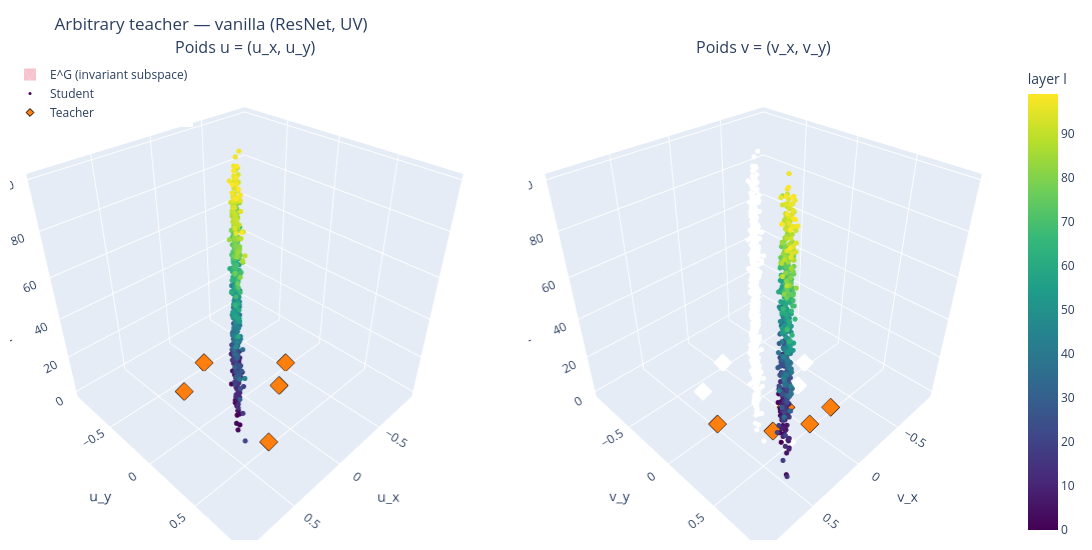

The code cell stored with this chart in its notebook:
### Code cell
fig = plot_uv_equivariance_resnet(h_vanilla_arb["particles"][-1], teacher_arb2, title="Arbitrary teacher — vanilla (ResNet, UV)")

### Figure 1 — Plotly figure (JSON) as saved in the notebook; plotly's stock layout.template omitted (floating-point values rounded to 4 significant figures; data arrays with more than 128 entries replaced by an {"elided": "..."} marker saying what was removed)
{"data": [{"color": "crimson", "hoverinfo": "name", "i": [0, 0], "j": [1, 2], "k": [2, 3], "name": "E^G (invariant subspace)", "opacity": 0.25, "scene": "scene", "showlegend": true, "type": "mesh3d", "x": [-0.7016, 0.7016, 0.7016, -0.7016], "y": [-0.7016, 0.7016, 0.7016, -0.7016], "z": [0, 0, 99, 99]}, {"marker": {"cmax": 99, "cmin": 0, "color": {"elided": "500 int values"}, "colorscale": [[0, "#440154"], [0.1111, "#482878"], [0.2222, "#3e4989"], [0.3333, "#31688e"], [0.4444, "#26828e"], [0.5556, "#1f9e89"], [0.6667, "#35b779"], [0.7778, "#6ece58"], [0.8889, "#b5de2b"], [1, "#fde725"]], "showscale": false, "size": 3}, "mode": "markers", "name": "Student", "scene": "scene", "showlegend": true, "type": "scatter3d", "x": {"elided": "500 float values"}, "y": {"elided": "500 float values"}, "z": {"elided": "500 int values"}}, {"marker": {"color": "#ff7f0e", "line": {"color": "black", "width": 1}, "size": 6, "symbol": "diamond"}, "mode": "markers", "name": "Teacher", "scene": "scene", "showlegend": true, "type": "scatter3d", "x": [-0.5, 0.25, -0.25, 0.0, 0.35], "y": [0.0, 0.5, 0.15, -0.5, -0.35], "z": [0, 0, 0, 0, 0]}, {"color": "crimson", "hoverinfo": "name", "i": [0, 0], "j": [1, 2], "k": [2, 3], "name": "E^G (invariant subspace)", "opacity": 0.25, "scene": "scene2", "showlegend": false, "type": "mesh3d", "x": [-0.9717, 0.9717, 0.9717, -0.9717], "y": [-0.9717, 0.9717, 0.9717, -0.9717], "z": [0, 0, 99, 99]}, {"marker": {"cmax": 99, "cmin": 0, "color": {"elided": "500 int values"}, "colorbar": {"title": {"text": "layer l"}, "x": 1.02}, "colorscale": [[0, "#440154"], [0.1111, "#482878"], [0.2222, "#3e4989"], [0.3333, "#31688e"], [0.4444, "#26828e"], [0.5556, "#1f9e89"], [0.6667, "#35b779"], [0.7778, "#6ece58"], [0.8889, "#b5de2b"], [1, "#fde725"]], "showscale": true, "size": 3}, "mode": "markers", "name": "Student", "scene": "scene2", "showlegend": false, "type": "scatter3d", "x": {"elided": "500 float values"}, "y": {"elided": "500 float values"}, "z": {"elided": "500 int values"}}, {"marker": {"color": "#ff7f0e", "line": {"color": "black", "width": 1}, "size": 6, "symbol": "diamond"}, "mode": "markers", "name": "Teacher", "scene": "scene2", "showlegend": false, "type": "scatter3d", "x": [0.0, 0.0, 0.5, -0.25, 0.25], "y": [0.25, 0.5, 0.0, 0.5, 0.35], "z": [0, 0, 0, 0, 0]}], "layout": {"annotations": [{"font": {"size": 16}, "showarrow": false, "text": "Poids u = (u_x, u_y)", "x": 0.2375, "xanchor": "center", "xref": "paper", "y": 1, "yanchor": "bottom", "yref": "paper"}, {"font": {"size": 16}, "showarrow": false, "text": "Poids v = (v_x, v_y)", "x": 0.7625, "xanchor": "center", "xref": "paper", "y": 1, "yanchor": "bottom", "yref": "paper"}], "height": 550, "legend": {"x": 0, "y": 1}, "margin": {"b": 10, "l": 10, "r": 10, "t": 60}, "scene": {"aspectmode": "cube", "domain": {"x": [0, 0.475], "y": [0, 1]}, "xaxis": {"range": [-0.9717, 0.9717], "title": {"text": "u_x"}}, "yaxis": {"range": [-0.9717, 0.9717], "title": {"text": "u_y"}}, "zaxis": {"title": {"text": "layer l"}}}, "scene2": {"aspectmode": "cube", "domain": {"x": [0.525, 1], "y": [0, 1]}, "xaxis": {"range": [-0.9717, 0.9717], "title": {"text": "v_x"}}, "yaxis": {"range": [-0.9717, 0.9717], "title": {"text": "v_y"}}, "zaxis": {"title": {"text": "layer l"}}}, "title": {"text": "Arbitrary teacher — vanilla (ResNet, UV)"}, "width": 1100}}
